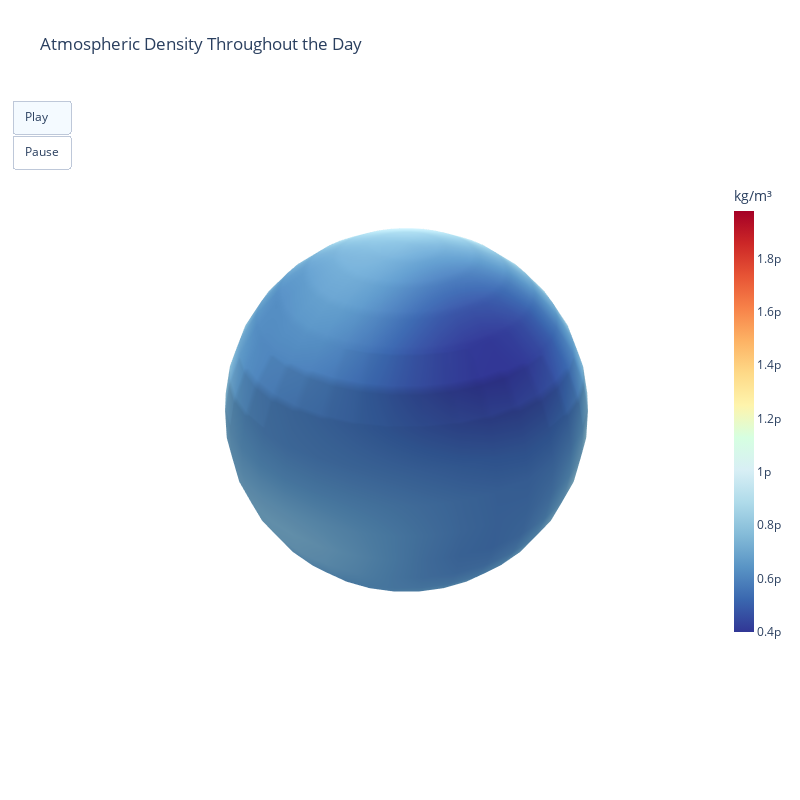

Here is the notebook cell this chart was saved with:
### Code cell
plot_objects = [
    [
        go.Surface(
            x=XS,
            y=YS,
            z=ZS,
            surfacecolor=densities[i, :, :],
            colorscale=colorscale,
            cmin=np.min(densities[i, :, :]),
            cmax=np.max(densities[i, :, :]),
            colorbar=go.surface.ColorBar(
                title="kg/m³", thickness=20, len=0.75, ticklen=4
            ),
            text=f"time of day: {instant.to_string()}",
        )
    ]
    for i, instant in enumerate(instants)
]

figure = go.Figure(
    data=[*plot_objects[0]],
    layout=go.Layout(
        title="Atmospheric Density Throughout the Day",
        width=800,
        height=800,
        scene=go.layout.Scene(
            xaxis=noaxis,
            yaxis=noaxis,
            zaxis=noaxis,
            aspectratio=go.layout.scene.Aspectratio(x=1, y=1, z=1),
            camera=dict(eye=dict(x=1.15, y=1.15, z=1.15)),
        ),
        updatemenus=[
            dict(
                type="buttons",
                buttons=[
                    dict(label="Play", method="animate", args=[None]),
                    dict(
                        label="Pause",
                        method="animate",
                        args=[
                            None,
                            {
                                "frame": {"duration": 0, "redraw": False},
                                "mode": "immediate",
                                "transition": {"duration": 0},
                            },
                        ],
                    ),
                ],
            )
        ],
    ),
    frames=[go.Frame(data=[*plot_obj]) for plot_obj in plot_objects],
)

figure.show()

### Figure 1 — Plotly figure (JSON) as saved in the notebook; plotly's stock layout.template omitted (floating-point values rounded to 4 significant figures; data arrays with more than 128 entries replaced by an {"elided": "..."} marker saying what was removed)
{"data": [{"cmax": 1.976e-12, "cmin": 3.968e-13, "colorbar": {"len": 0.75, "thickness": 20, "ticklen": 4, "title": {"text": "kg/m³"}}, "colorscale": [[0.0, "#313695"], [0.07692, "#3a67af"], [0.1538, "#5994c5"], [0.2308, "#84bbd8"], [0.3077, "#afdbea"], [0.3846, "#d8eff5"], [0.4615, "#d6ffe1"], [0.5385, "#fef4ac"], [0.6154, "#fed987"], [0.6923, "#fdb264"], [0.7692, "#f78249"], [0.8462, "#e75435"], [0.9231, "#cc2727"], [1.0, "#a50026"]], "surfacecolor": {"elided": "19x37 float values"}, "text": "time of day: 2023-01-01 00:00:00 [UTC]", "type": "surface", "x": {"elided": "19x37 float values"}, "y": {"elided": "19x37 float values"}, "z": {"elided": "19x37 float values"}}], "layout": {"height": 800, "scene": {"aspectratio": {"x": 1, "y": 1, "z": 1}, "camera": {"eye": {"x": 1.15, "y": 1.15, "z": 1.15}}, "xaxis": {"showbackground": false, "showgrid": false, "showline": false, "showticklabels": false, "ticks": "", "title": {"text": ""}, "zeroline": false}, "yaxis": {"showbackground": false, "showgrid": false, "showline": false, "showticklabels": false, "ticks": "", "title": {"text": ""}, "zeroline": false}, "zaxis": {"showbackground": false, "showgrid": false, "showline": false, "showticklabels": false, "ticks": "", "title": {"text": ""}, "zeroline": false}}, "title": {"text": "Atmospheric Density Throughout the Day"}, "updatemenus": [{"buttons": [{"args": [null], "label": "Play", "method": "animate"}, {"args": [null, {"frame": {"duration": 0, "redraw": false}, "mode": "immediate", "transition": {"duration": 0}}], "label": "Pause", "method": "animate"}], "type": "buttons"}], "width": 800}}
